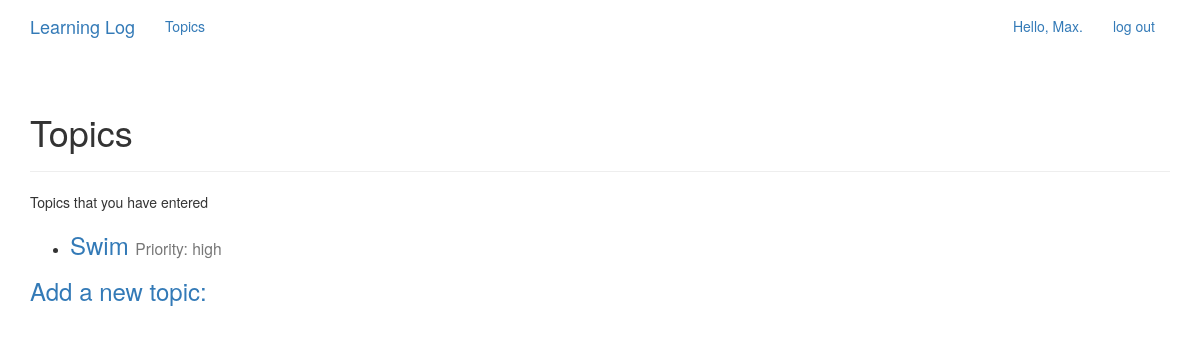
The app's page /topics/ (signed in), older data.
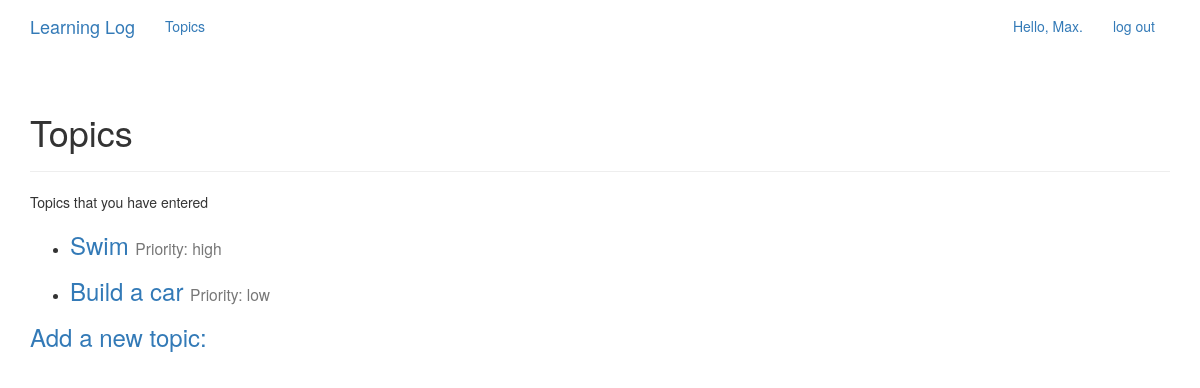
The same page, newer data.
### learning_logs/models.py (models this page shows)
class Topic(models.Model):
	text = models.TextField()
	date_added = models.DateTimeField(auto_now_add=True)
	owner = models.ForeignKey(User, on_delete=models.CASCADE)
	HIGH= "high"
	MEDIUM= "medium"
	LOW= "low"
	PRIORITY_CHOICES = (
	(HIGH, "high"),
	(MEDIUM, "medium"),
	(LOW, "low"),
	)
	priority = models.TextField(choices=PRIORITY_CHOICES, default=MEDIUM,)
	def __str__(self):
		return self.text

### learning_logs/views.py (the view)
# urls.py: re_path(r'^topics/$', views.topics, name= 'topics'),
@login_required
def topics(request):
	topics = Topic.objects.filter(owner=request.user).order_by('date_added')
	context = {'topics': topics}
	return render(request, 'learning_logs/topics.html', context)

### learning_logs/templates/learning_logs/topics.html
{% extends "learning_logs/base.html" %}
{% block header %}
	<h1>Topics</h1>
{% endblock header %}
{% block content %}
<p>Topics that you have entered</p>
<ul>
	{% for topic in topics %}
		<li>
			<h3>
				<a href="{% url 'learning_logs:topic' topic.id %}">{{ topic }}
				<small>Priority: {{ topic.priority }}</small></a>
			</h3>
		</li>
	{% empty %}
		<li>No Topics have been added yet.</li>
	{% endfor %}
</ul>
<h3><a href="{% url 'learning_logs:new_topic' %}">Add a new topic:</a></h3>
{%endblock content %}

Row changes from the older to the newer data that the page shows:
added Topic: text "Build a car", priority "low"
